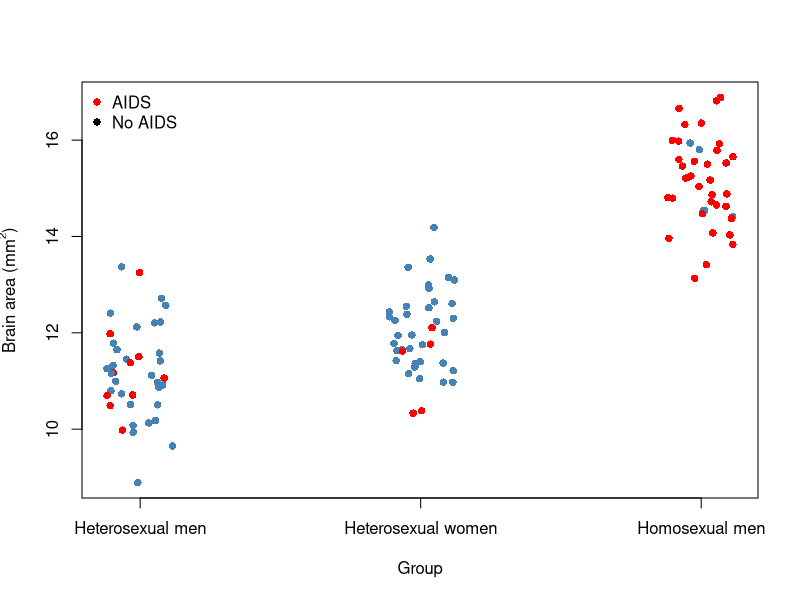
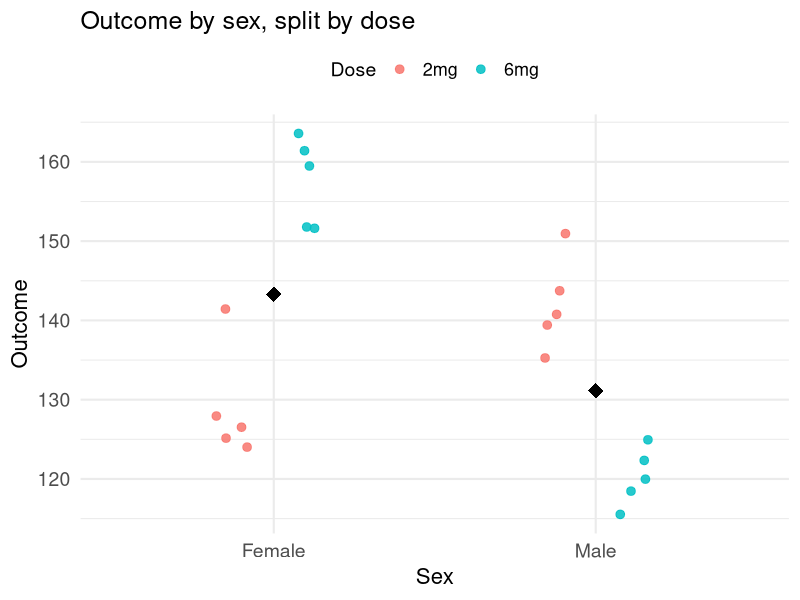

Here is the R script that generated these plots, in order:
## ---- chunk 1
library(knitr)
set.seed(123)

n <- 40
brain <- data.frame(
  group = factor(rep(c("Homosexual men", "Heterosexual men", "Heterosexual women"),
                     each = n)),
  brain_area_mm2 = c(
    rnorm(n, mean = 15.1, sd = 1.0),
    rnorm(n, mean = 11.2, sd = 1.0),
    rnorm(n, mean = 12.0, sd = 1.0)
  )
)

# check group means (will be close, not exact)
mean_table<-aggregate(brain_area_mm2 ~ group, data = brain, mean)
names(mean_table)[2] <- "Brain Area"
kable(mean_table, digits = 2, caption = "Average brain area (mm^2) by group")
x <- jitter(as.numeric(brain$group), amount = 0.12)
cols <- rep("steelblue", nrow(brain))

# indices within each group to color red
i_hom <- which(brain$group == "Homosexual men")[sample(1:40,35)]
i_hetm <- which(brain$group == "Heterosexual men")[sample(1:40,10)]
i_hetw <- which(brain$group == "Heterosexual women")[sample(1:40,5)]

cols[c(i_hom, i_hetm, i_hetw)] <- "red"

plot(x, brain$brain_area_mm2,
     xaxt = "n",
     xlab = "Group", ylab = expression("Brain area (mm"^2*")"),
     pch = 16, col = cols)

axis(1, at = 1:3, labels = levels(brain$group))
legend("topleft",
       legend = c("AIDS", "No AIDS"),
       col = c("red", "black"),
       pch = 16, bty = "n")
## ---- chunk 2
# Packages
suppressPackageStartupMessages({
  library(dplyr)
  library(ggplot2)
  library(knitr)
  library(kableExtra)
})


set.seed(7)

n <- 5
sd <- 5

spec <- tibble::tibble(
  Dose = c("2mg","2mg","6mg","6mg"),
  Sex  = c("Male","Female","Male","Female"),
  target_mean = c(140, 130, 120, 150)
)

df <- spec |>
  group_by(Dose, Sex) |>
  do({
    mu <- .$target_mean[1]
    vals <- rnorm(n, mean = mu, sd = sd)
    tibble::tibble(Value = vals, CatNum = seq_len(n))
  }) |>
  ungroup() |>
  mutate(CatID = paste0(Dose, "_", substr(Sex, 1, 1), CatNum)) |>
  select(CatID, Sex, Dose, Value)

# Nicer summary table
sum_tbl <- df |>
  group_by(Sex, Dose) |>
  summarise(
    mean = mean(Value),
    .groups = "drop"
  ) 

# Table (HTML) with kableExtra
sum_tbl |>
  tidyr::pivot_wider(names_from = Dose, values_from = mean) |>
  kbl(
    caption = "Summary by Sex and Dose",
    col.names = c("Sex","Mean (2mg)", "Mean (6mg)"),
    align = "lcc"
  ) |>
  kable_styling(full_width = FALSE, bootstrap_options = c("striped", "hover", "condensed")) |>
  column_spec(1, bold = TRUE)
## ---- chunk 3
ggplot(df, aes(x = Sex, y = Value, color = Dose)) +
  geom_point(
    position = position_jitterdodge(jitter.width = 0.12, dodge.width = 0.5),
    alpha = 0.85, size = 2.6
  ) +
  stat_summary(
    fun = mean, geom = "point",
    position = position_dodge(width = 0.5),
    shape = 18, size = 5, color = "black"
  ) +
  labs(title = "Outcome by sex, split by dose", y = "Outcome") +
  theme_minimal(base_size = 16) +   # increases all text
  theme(
    plot.title = element_text(size = 18),
    axis.title = element_text(size = 16),
    axis.text  = element_text(size = 14),
    legend.title = element_text(size = 14),
    legend.text  = element_text(size = 13),
    legend.position = "top"
  )
